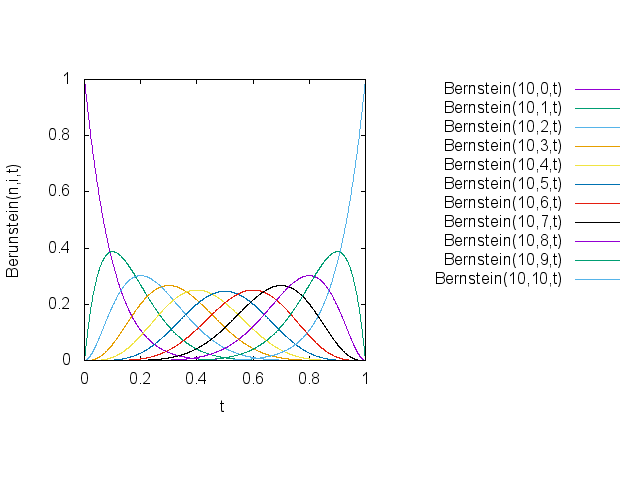

gnuplot code for this plot:
n=10

set terminal png size 640,480
set key outside
set size ratio 1.0

set xrange [0.0:1.0]
set yrange [0.0:1.0]
set xlabel "t"
set ylabel "Berunstein(n,i,t)"

set samples 1000
comb(n,r) = (n==0 || r==0 || n==r) ? 1 : (n-r<r) ? comb(n,n-r) : comb(n-1, r-1)+comb(n-1,r)

bernstein(n,r,t) = comb(n,r)*((1.0-t)**(n-r))*(t**r)

plot bernstein(n,0,x) title sprintf("Bernstein(%d,%d,t)", n, 0)
replot for [i=1:n] bernstein(n,i,x) title sprintf("Bernstein(%d,%d,t)", n, i)

set output "Bernstein.png"
replot